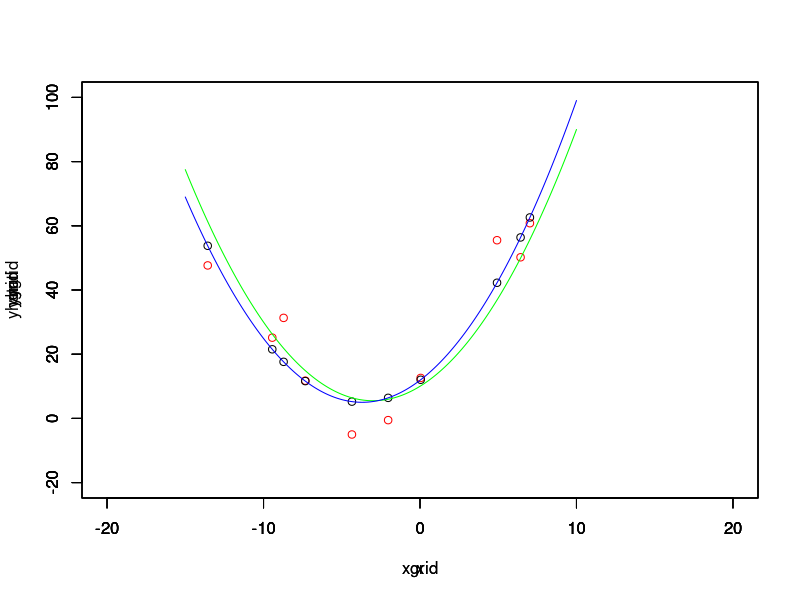

Reproduce this figure in R.
rm(list = ls())
library('corpcor')

N <- 10
x <- runif(n = N, min = -15, max = 10)



yr<-(0.5*x^2+3*x+10) + 10*rnorm(length(x))

xgrid<-seq(-15,10,0.1)
ygrid<-(0.5*xgrid^2+3*xgrid+10)
#Aproximacao de grau dois
H<-cbind(x^2, x,1)
w<-pseudoinverse(H) %*% yr
#Aproximacao

yhat<-H %*% w

Hgrid<-cbind(xgrid^2, xgrid,1)
yhatgrid<-Hgrid %*% w

#plotando a projecao
plot(x,yr, col = 'red', xlim = c(-20,20), ylim = c(-20,100))
par(new=T)
plot(x,yhat, col = 'black', xlim = c(-20,20), ylim = c(-20, 100))

par(new=T)
plot(xgrid,ygrid, col = 'green',type = 'l', xlim = c(-20,20), ylim = c(-20, 100))
par(new=T)
plot(xgrid,yhatgrid, type = 'l',col = 'blue', xlim = c(-20,20), ylim = c(-20, 100))


###################################################
